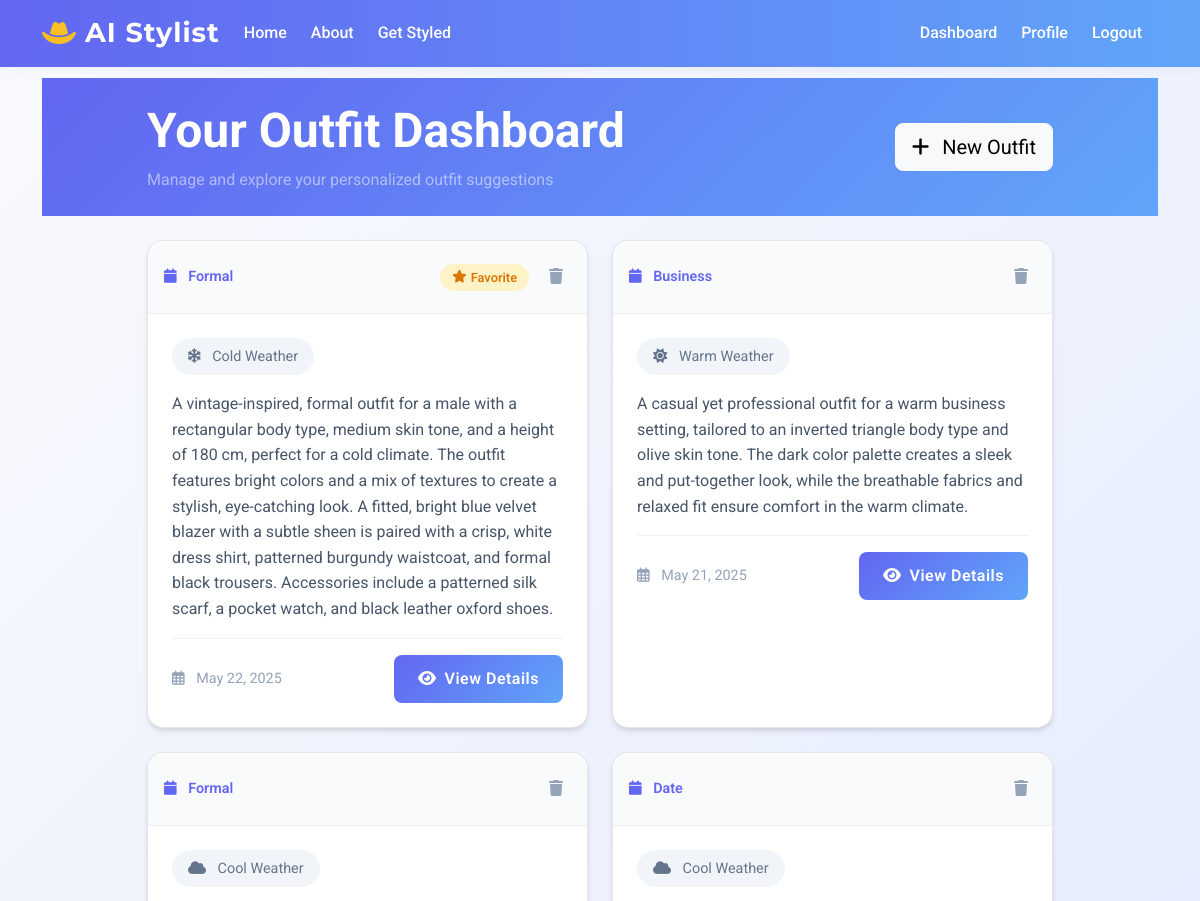
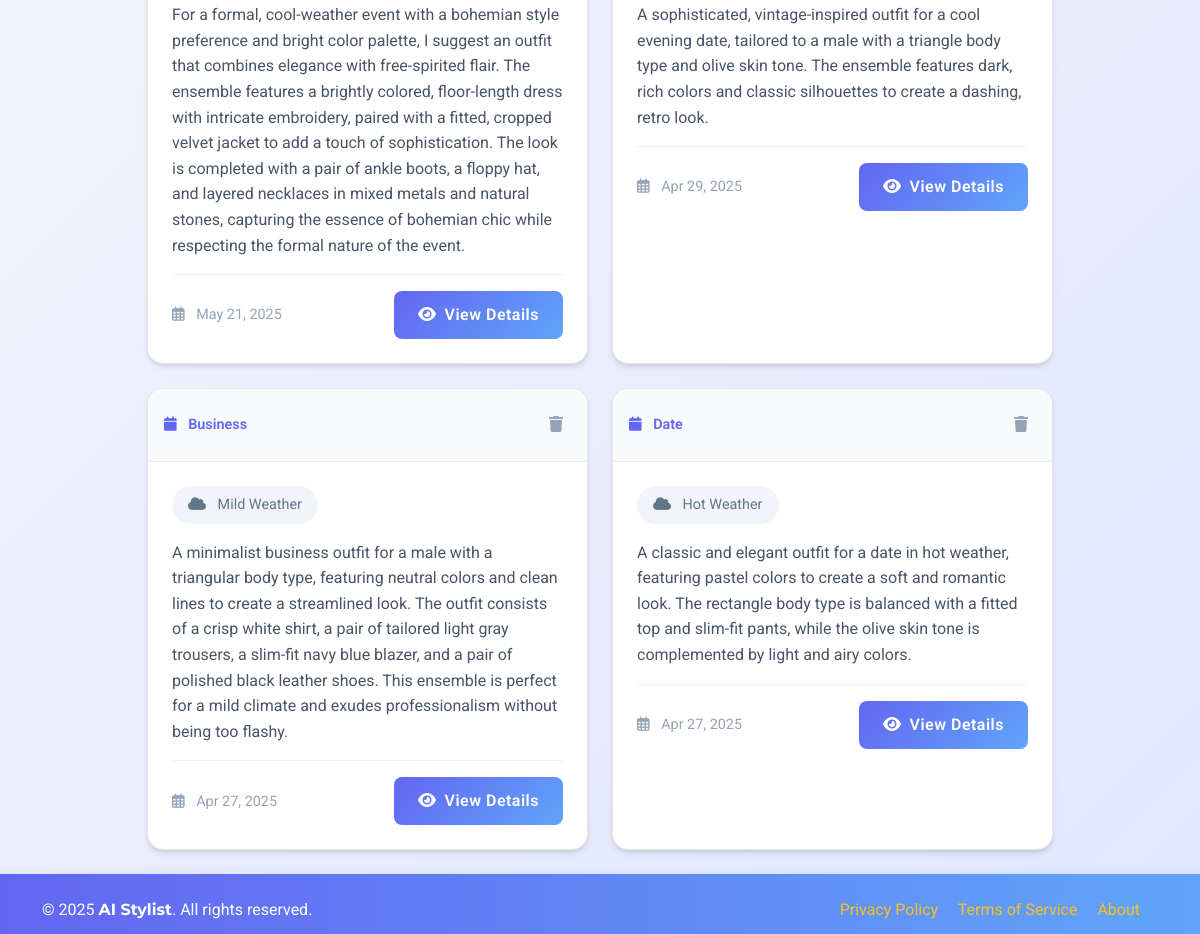
The app's page /dashboard/ (signed in) with its own data (2 pictures, top to bottom).
### stylist/models.py (models this page shows, shortened)
class OutfitSuggestion(models.Model):
    EVENT_TYPE_CHOICES = [
        ('casual', 'Casual'),
        ('formal', 'Formal'),
        ('business', 'Business'),
        ('party', 'Party'),
        ('date', 'Date'),
        ('outdoor', 'Outdoor'),
    ]
    CLIMATE_CHOICES = [
        ('hot', 'Hot'),
        ('warm', 'Warm'),
        ('mild', 'Mild'),
        ('cool', 'Cool'),
        ('cold', 'Cold'),
        ('rainy', 'Rainy'),
    ]
    GENDER_CHOICES = [
        ('male', 'Male'),
        ('female', 'Female'),
        ('non_binary', 'Non-Binary'),
        ('other', 'Other')
    ]
    user = models.ForeignKey(User, on_delete=models.CASCADE, related_name='outfit_suggestions')
    gender = models.CharField(max_length=20, choices=GENDER_CHOICES, null=True, blank=True)
    event_type = models.CharField(max_length=20, choices=EVENT_TYPE_CHOICES)
    climate = models.CharField(max_length=20, choices=CLIMATE_CHOICES)
    created_at = models.DateTimeField(auto_now_add=True)
    description = models.TextField()
    is_favorite = models.BooleanField(default=False)

### stylist/views.py (the view)
# urls.py: path('dashboard/', views.dashboard, name='dashboard'),
@login_required
def dashboard(request):
    outfits = OutfitSuggestion.objects.filter(user=request.user).order_by('-created_at')
    return render(request, 'stylist/dashboard.html', {'outfits': outfits})

### templates/stylist/dashboard.html (shortened to what this page needs)
{% extends 'stylist/base.html' %}
{% block content %}
<section class="dashboard-hero py-4 mb-4">
    <div class="container">
        <div class="row align-items-center">
            <div class="col-lg-10 mx-auto">
                <div class="d-flex justify-content-between align-items-center">
                    <div>
                        <h1 class="display-5 fw-bold text-white mb-2">Your Outfit Dashboard</h1>
                        <p class="text-white-50 mb-0">Manage and explore your personalized outfit suggestions</p>
                    </div>
                    <a href="{% url 'request_outfit' %}" class="btn btn-light btn-lg">
                        <i class="fas fa-plus me-2"></i> New Outfit
                    </a>
                </div>
            </div>
        </div>
    </div>
</section>
<div class="container">
    <div class="row">
        <div class="col-lg-10 mx-auto">
            {% if outfits %}
                <div class="row g-4">
                    {% for outfit in outfits %}
                    <div class="col-md-6">
                        <div class="outfit-card h-100">
                            <div class="card-header">
                                <div class="d-flex justify-content-between align-items-center">
                                    <div class="event-badge">
                                        <i class="fas fa-calendar me-2"></i>
                                        {{ outfit.get_event_type_display }}
                                    </div>
                                    <div class="card-actions">
                                        {% if outfit.is_favorite %}
                                        <span class="favorite-badge">
                                            <i class="fas fa-star"></i>
                                            Favorite
                                        </span>
                                        {% endif %}
                                        <button class="btn btn-icon delete-btn ms-2" data-bs-toggle="modal" data-bs-target="#deleteModal{{ outfit.id }}">
                                            <i class="fas fa-trash"></i>
                                        </button>
                                    </div>
                                </div>
                            </div>
                            <div class="card-body">
                                <div class="weather-badge mb-3">
                                    <i class="fas {% if 'Warm' in outfit.get_climate_display %}fa-sun{% elif 'Cold' in outfit.get_climate_display %}fa-snowflake{% else %}fa-cloud{% endif %} me-2"></i>
                                    {{ outfit.get_climate_display }} Weather
                                </div>
                                <p class="card-text">{{ outfit.description }}</p>
                                <div class="card-footer">
                                    <div class="d-flex justify-content-between align-items-center">
                                        <div class="created-date">
                                            <i class="far fa-calendar-alt me-2"></i>
                                            {{ outfit.created_at|date:"M d, Y" }}
                                        </div>
                                        <a href="{% url 'view_outfit' outfit.id %}" class="btn btn-primary">
                                            <i class="fas fa-eye me-2"></i>View Details
                                        </a>
                                    </div>
                                </div>
                            </div>
                        </div>
                    </div>
                    {% endfor %}
                </div>
            {% endif %}
        </div>
    </div>
</div>
{% endblock %}

### templates/stylist/base.html (style rules this page uses)
body { font-family: 'Roboto', Arial, sans-serif; padding-top: 70px; min-height: 100vh; display: flex; flex-direction: column; background: linear-gradient(135deg, #f8fafc 0%, #e0e7ff 100%); }
.outfit-card { transition: transform 0.3s, box-shadow 0.3s; border-radius: 1rem; box-shadow: 0 2px 12px rgba(99,102,241,0.07); }
.btn-primary, .btn-outline-primary { background: linear-gradient(90deg, #6366f1 0%, #60a5fa 100%); border: none; font-weight: 600; letter-spacing: 0.5px; transition: box-shadow 0.2s, background 0.2s; }

### templates/stylist/dashboard.html (style rules this page uses)
.dashboard-hero { background: linear-gradient(135deg, #6366f1 0%, #60a5fa 100%); margin-top: -1rem; margin-bottom: 2rem; }
.outfit-card { background: #fff; border-radius: 1rem; border: 1px solid rgba(0,0,0,0.1); box-shadow: 0 4px 6px -1px rgba(0,0,0,0.1), 0 2px 4px -1px rgba(0,0,0,0.06); transition: all 0.3s ease; overflow: hidden; }
.outfit-card .card-header { background: #f8fafc; border-bottom: 1px solid rgba(0,0,0,0.05); padding: 1rem; }
.event-badge { font-size: 0.9rem; font-weight: 600; color: #6366f1; }
.weather-badge { display: inline-block; padding: 0.5rem 1rem; background: #f1f5f9; border-radius: 2rem; font-size: 0.9rem; color: #64748b; }
.favorite-badge { display: inline-flex; align-items: center; padding: 0.25rem 0.75rem; background: #fef3c7; color: #d97706; border-radius: 1rem; font-size: 0.8rem; font-weight: 600; }
.favorite-badge i { margin-right: 0.25rem; }
.btn-icon { padding: 0.5rem; border-radius: 0.5rem; border: none; background: transparent; color: #94a3b8; transition: all 0.2s ease; }
.card-body { padding: 1.5rem; }
.card-text { color: #475569; line-height: 1.6; }
.card-footer { background: transparent; border-top: 1px solid rgba(0,0,0,0.05); padding-top: 1rem; margin-top: 1rem; }
.created-date { color: #94a3b8; font-size: 0.9rem; }
.btn-primary { background: linear-gradient(135deg, #6366f1 0%, #60a5fa 100%); border: none; padding: 0.75rem 1.5rem; border-radius: 0.5rem; transition: all 0.3s ease; }

### records on screen
OutfitSuggestion: event_type "Formal", is_favorite True (drawn), climate "Cold", description "A vintage-inspired, formal outfit for a male with a rectangular body type, medium skin tone, and a height of 180 cm, perfect for a cold climate. The outfit features bright colors and a mix of textures to create a stylish, eye-catching look. A fitted, bright blue velvet blazer with a subtle sheen is paired with a crisp, white dress shirt, patterned burgundy waistcoat, and formal black trousers. Accessories include a patterned silk scarf, a pocket watch, and black leather oxford shoes.", created_at "May 22, 2025"
OutfitSuggestion: event_type "Business", climate "Warm", description "A casual yet professional outfit for a warm business setting, tailored to an inverted triangle body type and olive skin tone. The dark color palette creates a sleek and put-together look, while the breathable fabrics and relaxed fit ensure comfort in the warm climate.", created_at "May 21, 2025"
OutfitSuggestion: event_type "Formal", climate "Cool", description "For a formal, cool-weather event with a bohemian style preference and bright color palette, I suggest an outfit that combines elegance with free-spirited flair. The ensemble features a brightly colored, floor-length dress with intricate embroidery, paired with a fitted, cropped velvet jacket to add a touch of sophistication. The look is completed with a pair of ankle boots, a floppy hat, and layered necklaces in mixed metals and natural stones, capturing the essence of bohemian chic while respecting the formal nature of the event.", created_at "May 21, 2025"
OutfitSuggestion: event_type "Date", climate "Cool", description "A sophisticated, vintage-inspired outfit for a cool evening date, tailored to a male with a triangle body type and olive skin tone. The ensemble features dark, rich colors and classic silhouettes to create a dashing, retro look.", created_at "Apr 29, 2025"
OutfitSuggestion: event_type "Business", climate "Mild", description "A minimalist business outfit for a male with a triangular body type, featuring neutral colors and clean lines to create a streamlined look. The outfit consists of a crisp white shirt, a pair of tailored light gray trousers, a slim-fit navy blue blazer, and a pair of polished black leather shoes. This ensemble is perfect for a mild climate and exudes professionalism without being too flashy.", created_at "Apr 27, 2025"
OutfitSuggestion: event_type "Date", climate "Hot", description "A classic and elegant outfit for a date in hot weather, featuring pastel colors to create a soft and romantic look. The rectangle body type is balanced with a fitted top and slim-fit pants, while the olive skin tone is complemented by light and airy colors.", created_at "Apr 27, 2025"
